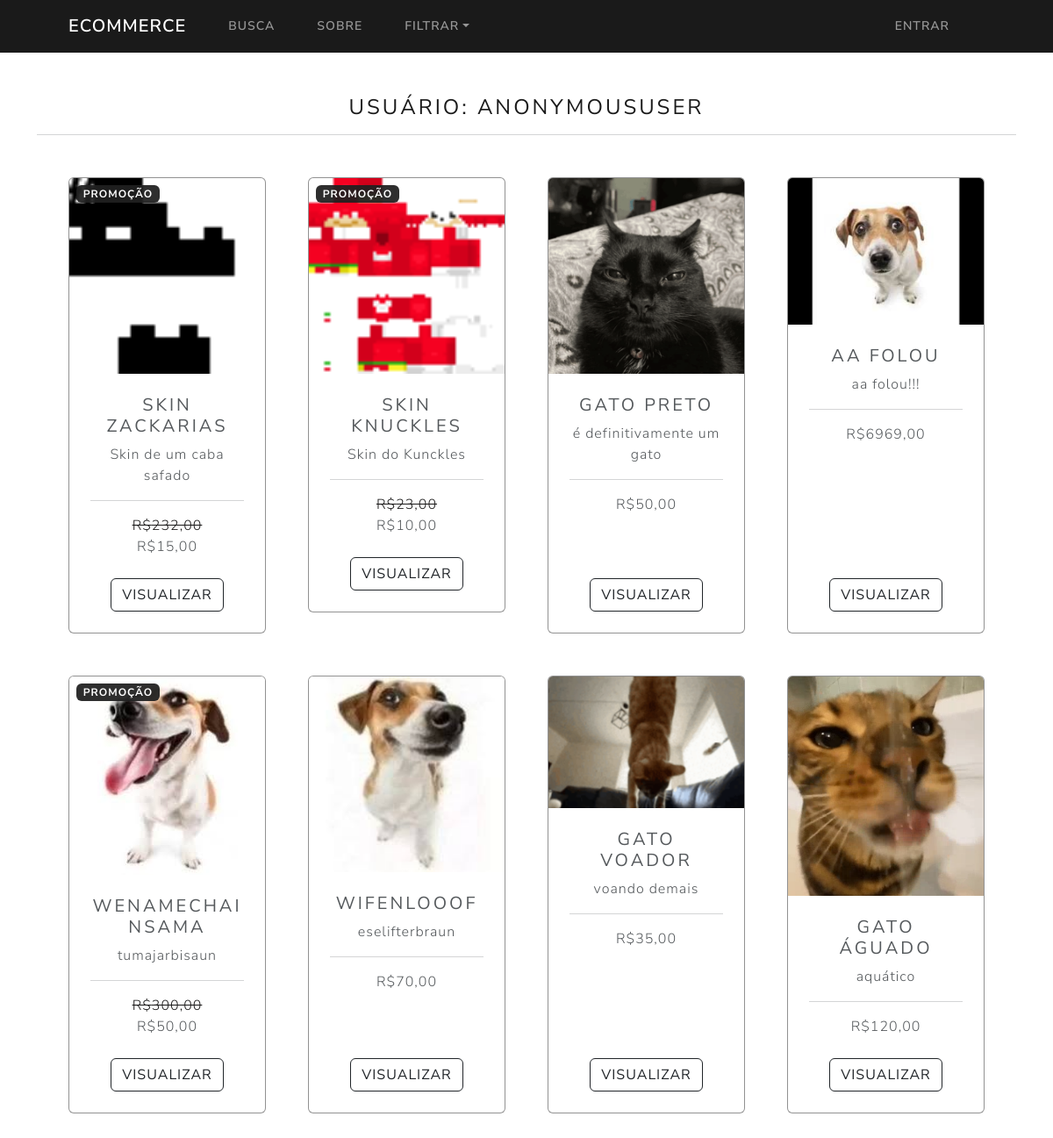
The page / on the database its author committed.
### apps/appLoja/models.py (models this page shows, shortened)
class Produto(models.Model):
    nome = models.CharField(max_length=120)
    preco = models.DecimalField(default=0, decimal_places=2, max_digits=8)
    categoria = models.ForeignKey(Categoria, on_delete=models.CASCADE, default=1)
    imagem = models.ImageField(upload_to='uploads/produto/')
    desc = models.CharField(max_length=320, default='', blank=True, null=True)
    descontoPrec = models.DecimalField(default=0, decimal_places=2, max_digits=8)
    desconto = models.BooleanField(default=False)

### apps/appLoja/views.py (the view)
# urls.py: path('', views.home, name='home'),
def home(request):
    produtos = Produto.objects.all()
    return render(request, 'home.html', {'produtos':produtos})

### apps/appCarrinho/condicCarrinho.py (called while the page is built)
def carrinho(request):
    return {'carrinho': carrinhoClass(request)}

### apps/appLoja/templates/home.html (shortened to what this page needs)
{% extends 'default.html' %}
{% load static %}
{% block content %}
    <!DOCTYPE html>
    <html lang="en">
        <head>
            <link rel="stylesheet" type="text/css" href="{% static 'css/userStyles.css' %}">
        </head>
            <body>
                <section class="py-5">
                    <div class="text-center">
                        <div class="container">
                            <h4 class="fw-bolder">Usuário: {{user}}</h4>
                            <hr>
                        </div>
                    </div>
                    <div class="container px-4 px-lg-5 mt-5">
                        <div class="row gx-4 gx-lg-5 row-cols-2 row-cols-md-3 row-cols-xl-4 justify-content-center">
                            {% for produto in produtos %}
                                {% if produto.desconto %}
                                <div class="col mb-5">
                                    <div class="cardU card h-90">
                                        <div class="badge text-white position-absolute" style="top: 0.5rem; left: 0.5rem">
                                            PROMOÇÃO
                                        </div>
                                        <img class="card-img-top" src="{{ produto.imagem.url }}" alt="..." />
                                        <div class="card-body p-4">
                                            <div class="text-center">
                                                <h5 class="fw-bolder">{{produto.nome}}</h5>
                                                {{ produto.desc }}
                                                <hr>
                                                <strike class="risco">
                                                    R${{ produto.preco }}
                                                </strike> <br>
                                                    R${{ produto.descontoPrec }}
                                            </div>
                                        </div>
                                        <div class="card-footer p-4 pt-0 border-top-0 bg-transparent">
                                            <div class="text-center"><a class="btn btn-outline-dark mt-auto" href="{% url 'produto' produto.id %}">Visualizar</a></div>
                                        </div>
                                    </div>
                                </div>
                                {% else %}
                                    <div class="col mb-5">
                                        <div class="cardU card h-100">
                                            <img class="card-img-top" src="{{ produto.imagem.url }}" alt="..." />
                                            <div class="card-body p-4">
                                                <div class="text-center">
                                                    <h5 class="fw-bolder">{{produto.nome}}</h5>
                                                    {{ produto.desc }}
                                                    <hr>
                                                    R${{ produto.preco }}
                                                </div>
                                            </div>
                                            <div class="card-footer p-4 pt-0 border-top-0 bg-transparent">
                                                <div class="text-center"><a class="btn btn-outline-dark mt-auto" href="{% url 'produto' produto.id %}">Visualizar</a></div>
                                            </div>
                                        </div>
                                    </div>
                                {% endif %}
                            {% endfor %}
                        </div>
                    </div>
                </section>
            </body>
    </html>
{% endblock %}

### apps/appLoja/templates/default.html (shortened to what this page needs)
{% load static %}
<!DOCTYPE html>
<html lang="en">
    <head>
        <link rel="stylesheet" type="text/css" href="https://bootswatch.com/5/lux/bootstrap.min.css">
        <link rel="stylesheet" href="https://cdn.jsdelivr.net/npm/bootstrap-icons@1.5.0/font/bootstrap-icons.css">
        <link href="https://cdn.jsdelivr.net/npm/bootstrap-icons@1.5.0/font/bootstrap-icons.css" rel="stylesheet" />
        <link href="{% static 'css/styles.css' %}" rel="stylesheet" />
        <link href="{% static 'css/userStyles.css' %}" rel="stylesheet" />
    </head>
    <body>
        {% include 'nav.html' %}
        {% block content %}
        {% endblock %}
    </body>
</html>

### apps/appLoja/templates/nav.html (shortened to what this page needs)
<nav class="navbar navbar-expand-lg bg-primary" data-bs-theme="dark">
    <div class="container px-4 px-lg-5">
        <a class="navbar-brand" href="{% url 'home' %}"> ecommerce </a>
        <div class="collapse navbar-collapse" id="navbarSupportedContent">
            <ul class="navbar-nav me-auto mb-2 mb-lg-0 ms-lg-4">
                <li class="nav-item"><a class="nav-link" href="{% url 'buscar_produto' %}">Busca</a></li>
                <li class="nav-item"><a class="nav-link" href="{% url 'sobre' %}">Sobre</a></li>
                <li class="nav-item dropdown">
                    <a class="nav-link dropdown-toggle" id="navbarDropdown" href="#" role="button" data-bs-toggle="dropdown" aria-expanded="false">Filtrar</a>
                </li>
            </ul>
        </div>
        {% if user.is_authenticated %}
            <a href=" {% url 'carrinhoVisualizar' %}" class="carrinho btn btn-outline-light" type="submit">
                <i class="text-white fa-solid fa-cart-plus"></i>
                <span id="carrinhoNum" class="badge text-white ms-1">{{ carrinho|length }}</span>
            </a>
            <ul class="navbar-nav me-auto mb-2 mb-lg-0 ms-lg-4">
                <li class="nav-item"><a class="nav-link" href="{% url 'user_atualizar' %}">Conta</a></li>
            </ul>
            <ul class="navbar-nav me-auto mb-2 mb-lg-0 ms-lg-4">
                <li class="nav-item"><a class="nav-link" href="{% url 'info_atualizar' %}">Perfil</a></li>
            </ul>
            <ul class="navbar-nav me-auto mb-2 mb-lg-0 ms-lg-4">
                <li class="nav-item"><a class="nav-link" href="{% url 'sair' %}">Sair</a></li>
            </ul>
        {% else %}
            <ul class="navbar-nav me-auto mb-2 mb-lg-0 ms-lg-4">
                <li class="nav-item"><a class="nav-link" href="{% url 'entrar' %}">Entrar</a></li>
            </ul>
        {% endif %}
    </div>
</nav>

### static/css/userStyles.css (style rules this page uses)
a, i { color: black; }

### rows shown on the page
Produto: imagem (picture), nome "SKIN ZACKARIAS", desc "Skin de um caba safado", preco "232,00", descontoPrec "15,00"
Produto: imagem (picture), nome "SKIN KNUCKLES", desc "Skin do Kunckles", preco "23,00", descontoPrec "10,00"
Produto: imagem (picture), nome "GATO PRETO", desc "é definitivamente um gato", preco "50,00"
Produto: imagem (picture), nome "AA FOLOU", desc "aa folou!!!", preco "6969,00"
Produto: imagem (picture), nome "WENAMECHAINSAMA", desc "tumajarbisaun", preco "300,00", descontoPrec "50,00"
Produto: imagem (picture), nome "WIFENLOOOF", desc "eselifterbraun", preco "70,00"
Produto: imagem (picture), nome "GATO VOADOR", desc "voando demais", preco "35,00"
Produto: imagem (picture), nome "GATO ÁGUADO", desc "aquático", preco "120,00"

### other values the page prints
{{ user }} "ANONYMOUSUSER"
